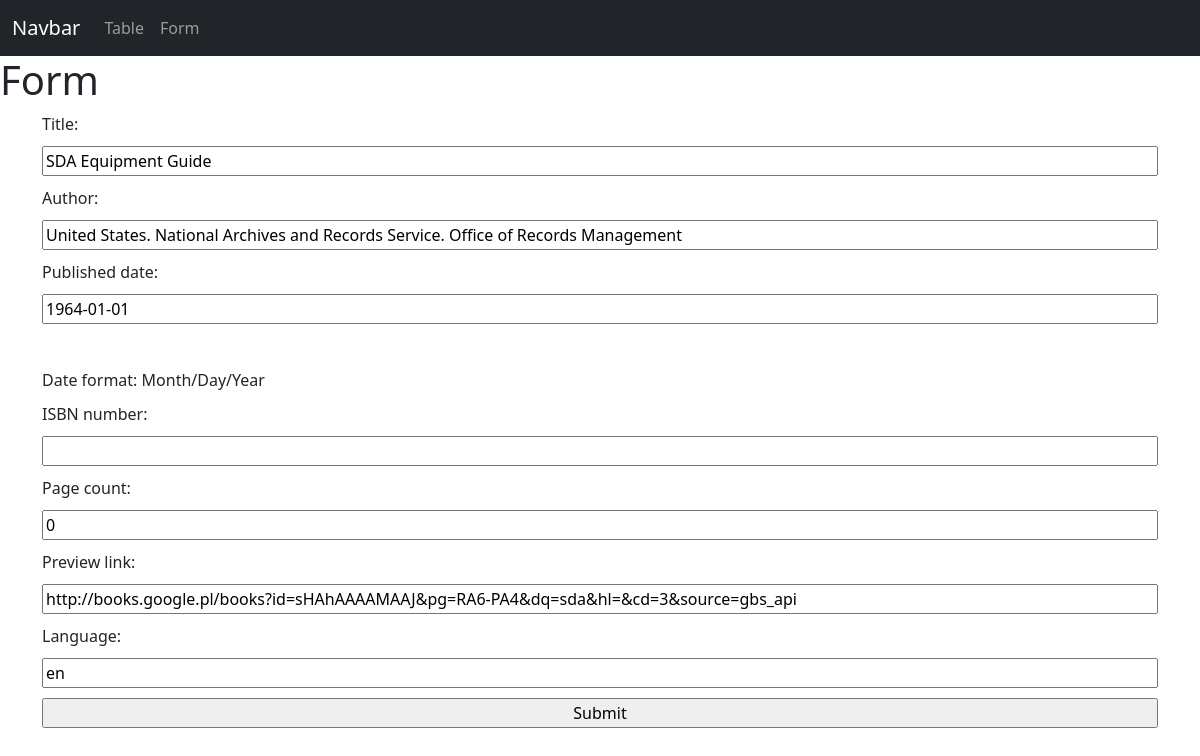
Screenshot of /books/update-book/44/ with the database file from the repository.
### books/models.py (models this page shows, shortened)
class Book(models.Model):
    title = models.CharField(max_length=200)
    author = models.CharField(max_length=200)
    published_date = models.DateField(help_text='Date format: Month/Day/Year')
    ISBN_number = models.CharField(null=True, max_length=13, validators=[
        RegexValidator(
            regex=r'^(\d{13})?$',
            message='ISBN number must contain only numbers and have 13 digits!',
        ),
    ])
    page_count = models.IntegerField()
    preview_link = models.URLField(max_length=200)
    language = models.CharField(max_length=2)

### books/views.py (the view)
# urls.py: path('update-book/<str:pk>/', views.update_book, name='update_book'),
def update_book(request, pk):
    book = Book.objects.get(id=pk)
    form = BookForm(instance=book)
    if request.method == 'POST':
        form = BookForm(request.POST, instance=book)
        if form.is_valid():
            form.save()
            return redirect('/books/')
    context = {'form': form}
    return render(request, 'books/form.html', context)

### books/forms.py
class BookForm(ModelForm):
    class Meta:
        model = Book
        fields = '__all__'

### templates/books/form.html (shortened to what this page needs)
{% extends 'books/index.html' %}
{% block content %}
<h1>Form</h1>
<form method="POST" action="">
    <div class="container-md" style="display:flex; flex-direction: column; gap: 10px;">
        {{form}}
        <input type="submit" name="Submit">
    </div>
</form>
{% endblock %}

### rows the page displays
Book: title "SDA Equipment Guide", author "United States. National Archives and Records Service. Office of Records Management", published_date "1964-01-01", page_count "0", preview_link "http://books.google.pl/books?id=sHAhAAAAMAAJ&pg=RA6-PA4&dq=sda&hl=&cd=3&source=gbs_api", language "en"
